Frame 1 (no input): blank canvas, image omitted
Frame 60 (the mouse pressed at the canvas centre just before this capture): blank canvas, image omitted
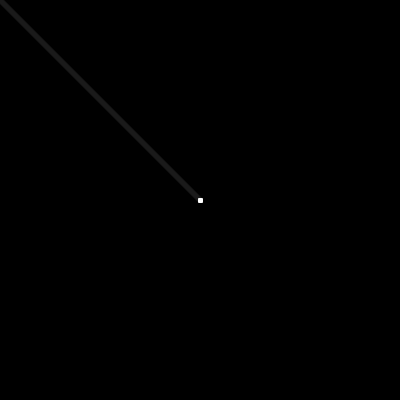
Frame 120 (the mouse held since frame 60 and released just before this capture)

The Processing sketch whose frames 1 and 60 were blank and that drew this single picture after the mouse press (run headless with seeded random() and noise(); from frame 60 on, the mouse is pressed at the canvas centre):

// Processing sketch: processing_64218
// ── processing_64218.pde

public void setup() {
        size(400,400);
        background(0,0,0);
        smooth();
        strokeWeight(5);
    }
    
    public void draw() {
        noStroke();
        fill(0,10);
        rect(0,0,width,height);
        stroke(255);
        if(mousePressed){
            line(mouseX, mouseY, pmouseX, pmouseY);
        }
    }
